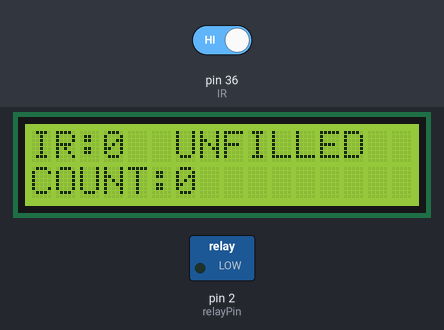
Recording of a sketch running on a simulated Arduino Mega 2560, built with avr-gcc and run on an emulated ATmega2560. On the bench: 16×2 character LCD, switched loads named in the sketch (green lamp = pin HIGH). Inputs (shaded band) come from the test bench; at power-on: pin 36 (IR) HIGH.

Above: at 1.2 s.
1.3 s: pin 36 (IR) driven LOW
At 2.6 s:
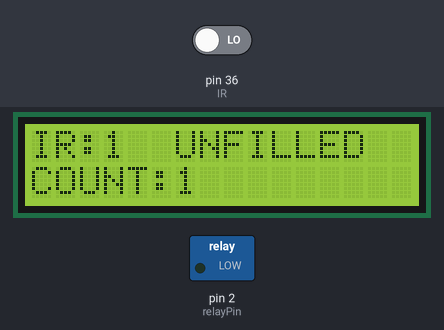
4.5 s: pin 36 (IR) driven HIGH
At 5.5 s:
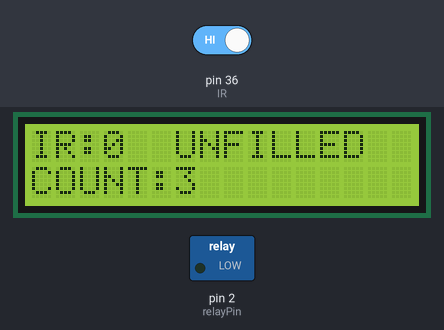
6.5 s: pin 36 (IR) driven LOW
At 9.9 s:
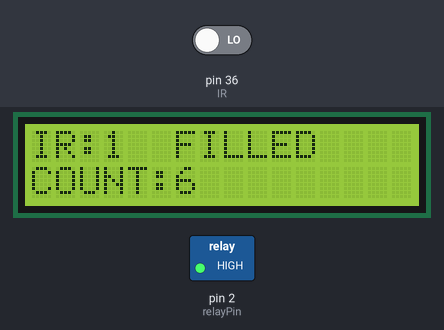
Timing chart, 0 to 15.6 s (numbered marks = the images above; inputs shaded):
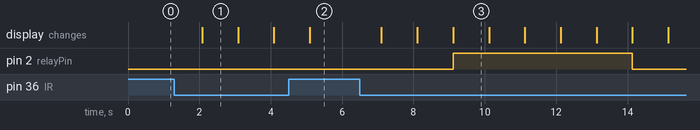

Measured:
- after the input at 1.3 s, the display: changes after 0.78 s (image 1)
- after the input at 6.5 s, pin 2 (relayPin): LOW → HIGH after 2.6 s, → LOW 5.0 s later; the display: first changes after 0.60 s (image 3 shows a later state)
- what the display in image 1 shows lasts 1.0 s, from 2.1 s to 3.1 s

The sketch:

IR_motor.ino
```cpp
#include <LiquidCrystal.h>
const int rs =5, en = 18, d4 = 19, d5 = 21, d6 = 22, d7 = 23;
LiquidCrystal lcd(rs, en, d4, d5, d6, d7);

const int IR = 36;

int relayPin=2;
int sensor;
int count;


void setup()
{
  lcd.begin(16,2);
  pinMode(IR,INPUT);
  pinMode(relayPin,OUTPUT);
}


void loop()

{

  sensor = 1-digitalRead(IR);

  lcd.setCursor(0,0);
  lcd.print("IR:");
  lcd.print(sensor);
  lcd.print("   ");

  if (sensor==1)
  {
    count=count+1;
  }


lcd.setCursor(0,1);
lcd.print("COUNT:");
lcd.print(count);
lcd.print("      ");

if(count>5)

{
lcd.setCursor(6,0);
lcd.print("FILLED");
lcd.print("      ");
digitalWrite(relayPin,1);

}


else
{
lcd.setCursor(6,0);
lcd.print("UNFILLED");
lcd.print("      ");
digitalWrite(relayPin,0);

}


if(count>=10)
{
  count=0;
}


delay(1000);

}
```
